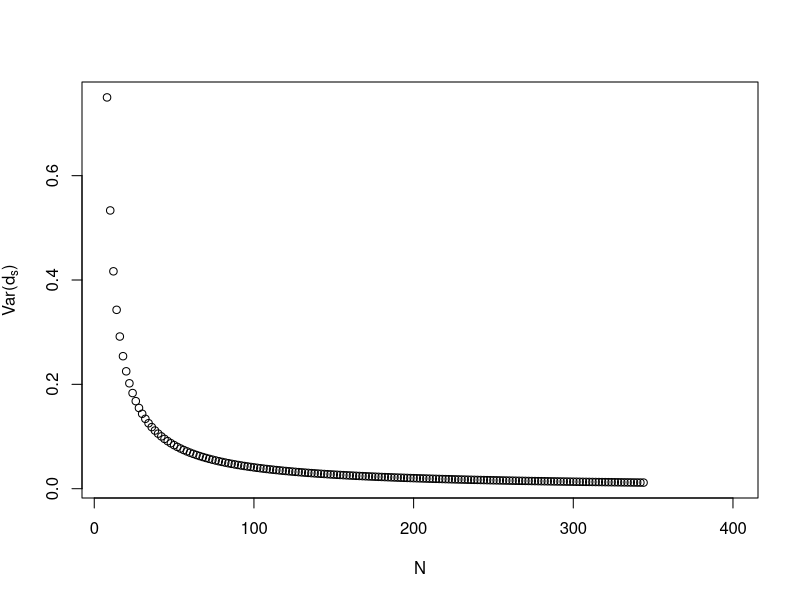
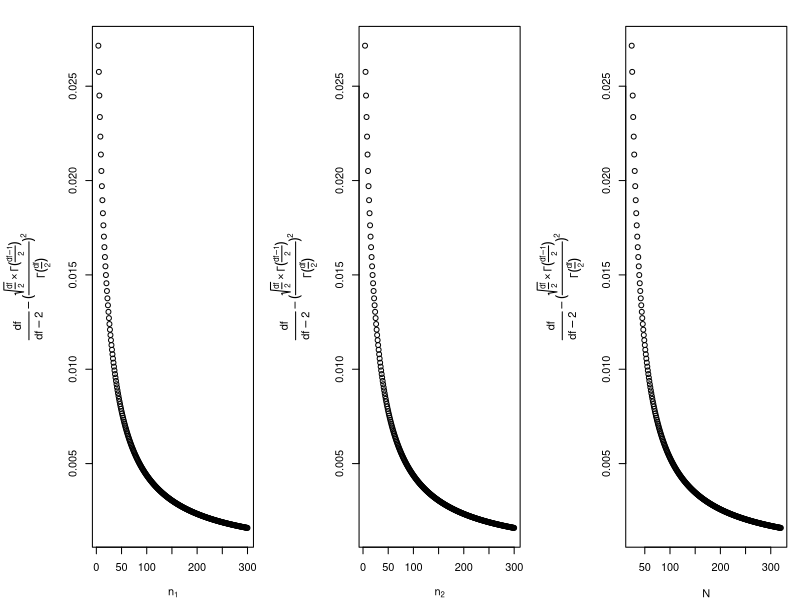
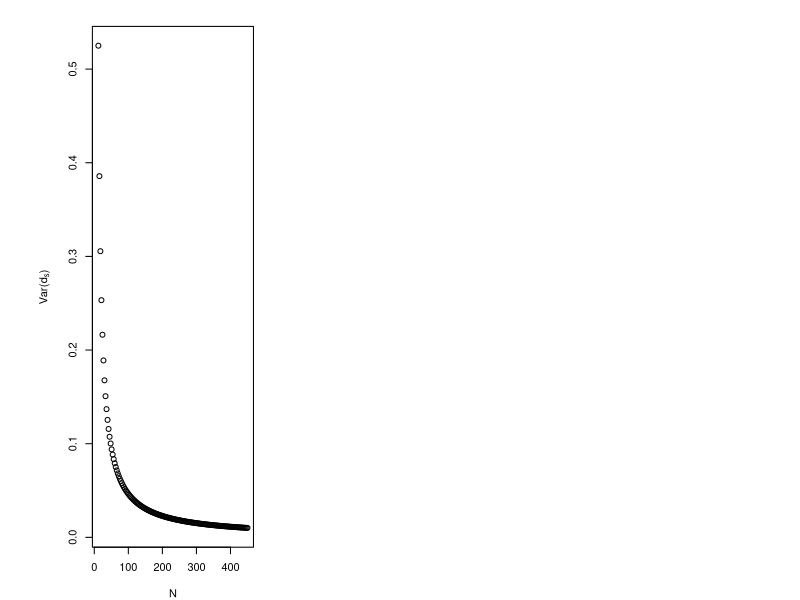
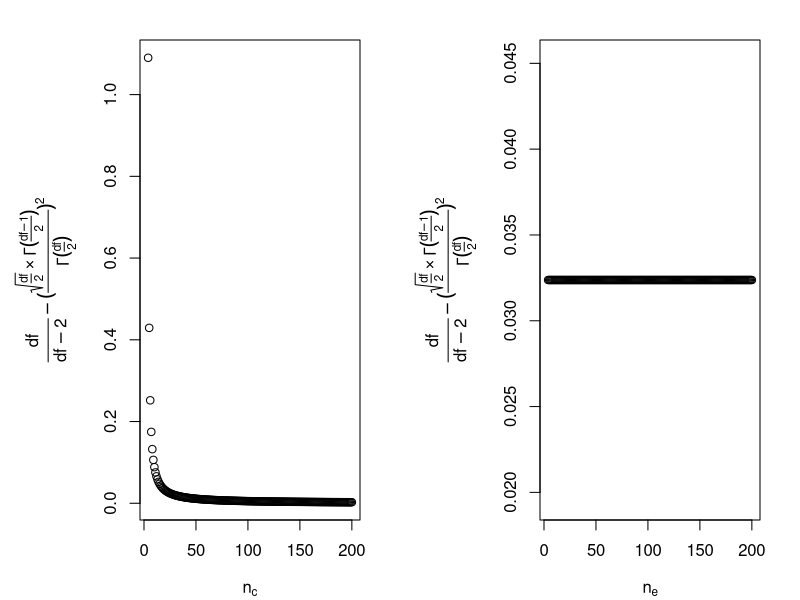
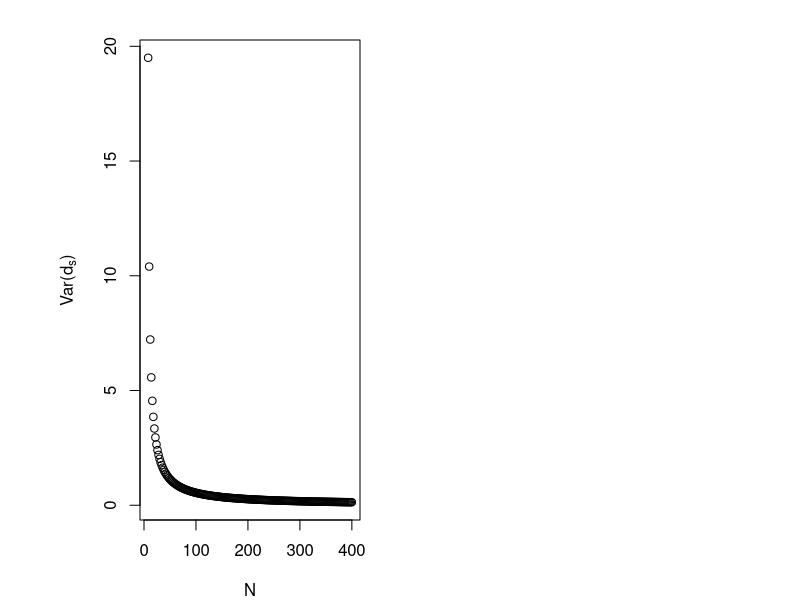
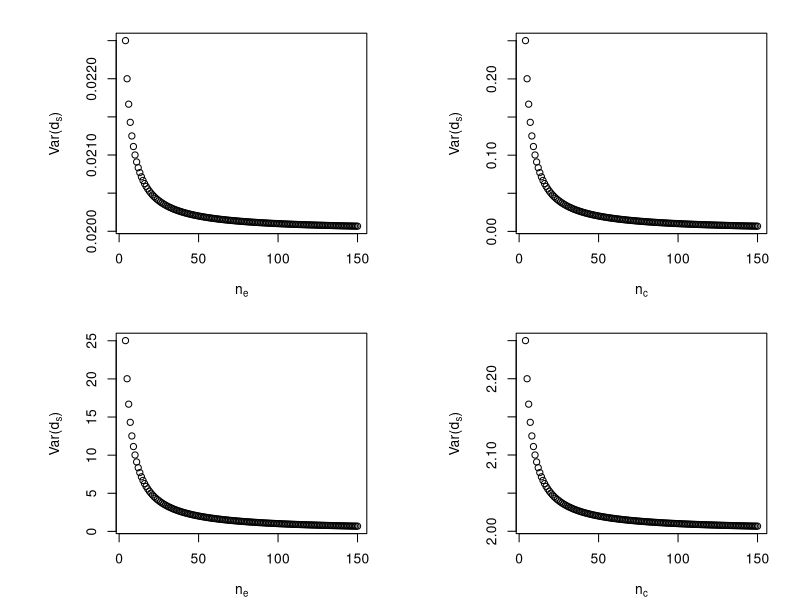
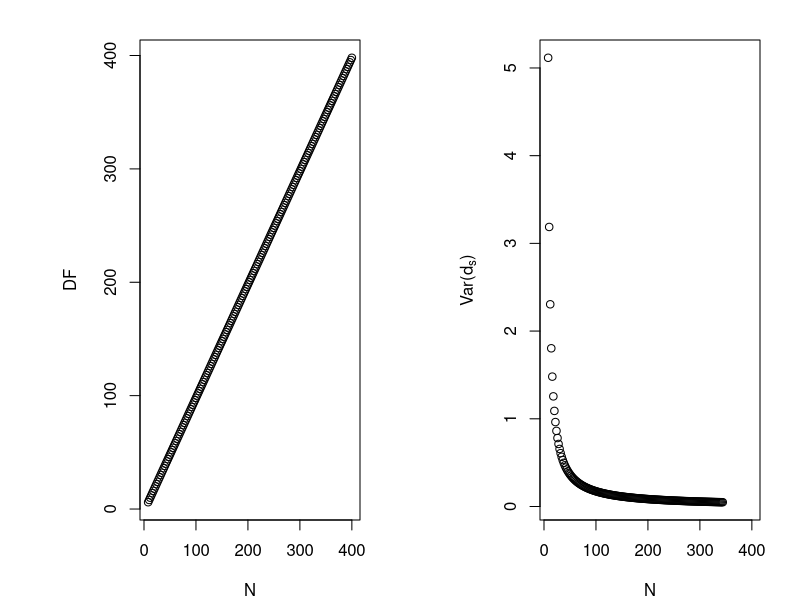
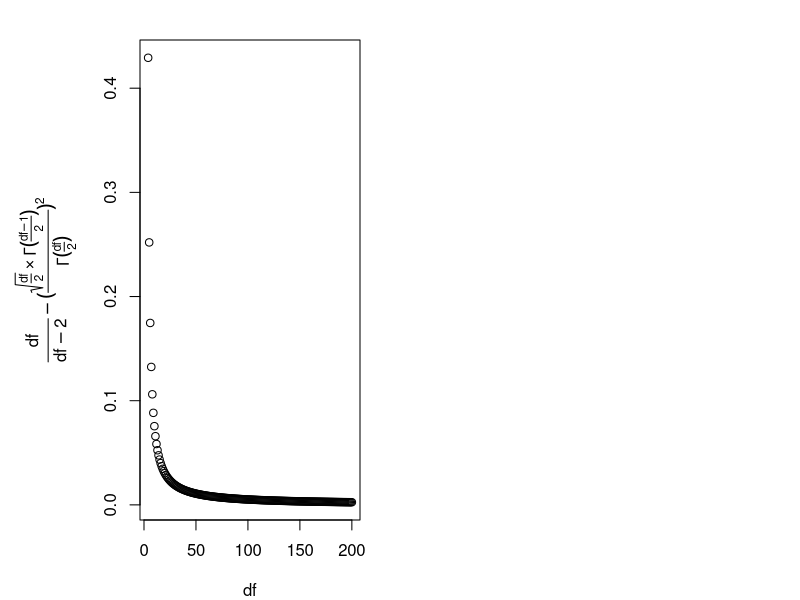

Here is the R script that generated these plots, in order:
## ---- chunk 1
Nsize=NULL
VAR=NULL

for (i in 4:200){
  delta_cohen = 0
  n1=i
  n2=i
  N = n1+n2
  df=N-2
  Nsize=c(Nsize,N)
  variance <-(N*df)/(n1*n2*(df-2)) + delta_cohen^2*(df/(df-2)-(sqrt(df/2)*gamma((df-1)/2)/gamma(df/2))^2)
  VAR=c(VAR,variance) 
}

## ---- chunk 2
plot(Nsize,VAR,xlab="N",ylab=expression(paste("Var(",d[s],")")))
## ---- chunk 3
nratio=NULL
VAR1=NULL
VAR2=NULL
VAR=NULL

for (i in 1:199){
  delta_cohen=5
  N <- 200
  n1 <- i
  n2 <- N-n1
  df <- N-2
  
  nratio <- c(nratio,n1/n2)
  variance1 <-(N*df)/(n1*n2*(df-2))
  variance2 <-delta_cohen^2*(df/(df-2)-(sqrt(df/2)*gamma((df-1)/2)/gamma(df/2))^2)
  variance <- (N*df)/(n1*n2*(df-2))+delta_cohen^2*(df/(df-2)-(sqrt(df/2)*gamma((df-1)/2)/gamma(df/2))^2)
  VAR1=c(VAR1,variance1) 
  VAR2=c(VAR2,variance2) 
  VAR = c(VAR,variance)

}

#Remarque: le deuxième terme de l'addition, dans le calcul de la variance, ne dépend pas du tout du nratio.Donc peu importe que delta_cohen = 0 ou autre chose, ça ne modifiera en rien l'impact du nratio.
## ---- chunk 4
N1=NULL
VAR1=NULL

for (i in 4:300){
  n1=i
  n2=20
  N = n1+n2
  df=N-2
  N1 <- c(N1,n1)
  variance <-(df/(df-2)-(sqrt(df/2)*gamma((df-1)/2)/gamma(df/2))^2) 
  VAR1=c(VAR1,variance) 
}

N2=NULL
VAR2=NULL

for (i in 4:300){
  n1=20
  n2=i
  N = n1+n2
  df=N-2
  N2 <- c(N2,n2)
  variance <- (df/(df-2)-(sqrt(df/2)*gamma((df-1)/2)/gamma(df/2))^2) 
  VAR2=c(VAR2,variance) 
}

Ntot=NULL
VAR=NULL

for (i in 4:300){
  n1=20
  n2=i
  N = n1+n2
  df=N-2
  Ntot <- c(Ntot,N)
  variance <- (df/(df-2)-(sqrt(df/2)*gamma((df-1)/2)/gamma(df/2))^2) 
  VAR=c(VAR,variance) 
}

## ---- chunk 5
par(mar=c(4,7,2,1),mfrow=c(1,3))
plot(N1,VAR1,xlab=expression(n[1]),ylab=expression(frac(df, df-2)- (frac(sqrt(frac(df,2)) %*% Gamma(frac(df-1,2)),Gamma(frac(df,2))))^2))
plot(N2,VAR2,xlab=expression(n[2]),ylab=expression(frac(df, df-2)- (frac(sqrt(frac(df,2)) %*% Gamma(frac(df-1,2)),Gamma(frac(df,2))))^2))
plot(Ntot,VAR,xlab="N",ylab=expression(frac(df, df-2)- (frac(sqrt(frac(df,2)) %*% Gamma(frac(df-1,2)),Gamma(frac(df,2))))^2))
## ---- chunk 6
Nsize=NULL
VAR=NULL

for (i in 4:150){
  delta_glass = 0
  sde=2
  sdc=2
  nc=2*i
  ne=i
  N = nc+ne
  df=nc-1
  Nsize <- c(Nsize,N)
  variance <-df/(df-2)*(1/nc+sde^2/(ne*sdc^2)) + delta_glass^2*(df/(df-2)-(sqrt(df/2)*gamma((df-1)/2)/gamma(df/2))^2)
  VAR=c(VAR,variance) 
}
## ---- chunk 7
plot(Nsize,VAR,xlab="N",ylab=expression(paste("Var(",d[s],")")))
## ---- chunk 8
nratio=NULL
VAR=NULL

for (i in 4:299){
  delta_glass=0
  sde=2
  sdc=2

  N <- 300
  nc <- i
  ne <- N-nc
  df <- nc-1

  nratio <- c(nratio,nc/ne)
  variance <-df/(df-2)*(1/nc+sde^2/(ne*sdc^2)) + delta_glass^2*(df/(df-2)-(sqrt(df/2)*gamma((df-1)/2)/gamma(df/2))^2)
  VAR=c(VAR,variance) 
}
## ---- chunk 9
Nc=NULL
VAR1=NULL

for (i in 4:200){
  delta_glass = 0
  sde=2
  sdc=2
  nc=i
  ne=20
  N = nc+ne
  df=nc-1
  Nc <- c(Nc,nc)
  variance <-(df/(df-2)-(sqrt(df/2)*gamma((df-1)/2)/gamma(df/2))^2) #df/(df-2)*(1/nc+sde^2/(ne*sdc^2)) + delta_glass^2*
  VAR1=c(VAR1,variance) 
}

Ne=NULL
VAR2=NULL

for (i in 4:200){
  delta_glass = 0
  sde=2
  sdc=2
  nc=20
  ne=i
  N = nc+ne
  df=nc-1
  Ne <- c(Ne,ne)
  variance <- (df/(df-2)-(sqrt(df/2)*gamma((df-1)/2)/gamma(df/2))^2) #df/(df-2)*(1/nc+sde^2/(ne*sdc^2)) + delta_glass^2*
  VAR2=c(VAR2,variance) 
}
## ---- chunk 10
par(mfrow=c(2,1),mar=c(4,7,2,2),mfrow=c(1,2))
plot(Nc,VAR1,xlab=expression(n[c]),ylab=expression(frac(df, df-2)- (frac(sqrt(frac(df,2)) %*% Gamma(frac(df-1,2)),Gamma(frac(df,2))))^2))
plot(Ne,VAR2,xlab=expression(n[e]),ylab=expression(frac(df, df-2)- (frac(sqrt(frac(df,2)) %*% Gamma(frac(df-1,2)),Gamma(frac(df,2))))^2))

## ---- chunk 11
nratio=NULL
VAR=NULL
delta_glass1=4

for (i in 4:99){
  
  sde=2
  sdc=2

  N <- 100
  nc <- i
  ne <- N-nc
  df <- nc-1

  nratio <- c(nratio,nc/ne)
  variance <-df/(df-2)*(1/nc+sde^2/(ne*sdc^2)) + delta_glass1^2*(df/(df-2)-(sqrt(df/2)*gamma((df-1)/2)/gamma(df/2))^2)
  VAR=c(VAR,variance) 
}

nratio2=NULL
VAR2=NULL
delta_glass2=7

for (i in 4:99){
  
  sde=2
  sdc=2

  N <- 100
  nc <- i
  ne <- N-nc
  df <- nc-1

  nratio2 <- c(nratio2,nc/ne)
  variance <-df/(df-2)*(1/nc+sde^2/(ne*sdc^2)) + delta_glass2^2*(df/(df-2)-(sqrt(df/2)*gamma((df-1)/2)/gamma(df/2))^2)
  VAR2=c(VAR2,variance) 
}

## ---- chunk 12
Nsize=NULL
VAR=NULL

for (i in 4:200){
  delta_glass = 0
  sde=10
  sdc=2
  nc=i
  ne=i
  N = nc+ne
  df=nc-1
  Nsize <- c(Nsize,N)
  variance <-df/(df-2)*(1/nc+sde^2/(ne*sdc^2)) + delta_glass^2*(df/(df-2)-(sqrt(df/2)*gamma((df-1)/2)/gamma(df/2))^2)
  VAR=c(VAR,variance) 
}
## ---- chunk 13
plot(Nsize,VAR,xlab="N",ylab=expression(paste("Var(",d[s],")")))
## ---- chunk 14
SDratio <- NULL
VAR <- NULL

for (i in 1:100){
  
  delta_glass <- 0
  ne=10
  nc=10
  N <- ne+nc
  sde <- 10
  sdc <- i
  df <- nc-1
  
  SDratio <- c(SDratio,sdc/sde)
  variance <-df/(df-2)*(1/nc+sde^2/(ne*sdc^2)) + delta_glass^2*(df/(df-2)-(sqrt(df/2)*gamma((df-1)/2)/gamma(df/2))^2)
  VAR=c(VAR,variance) 
}
## ---- chunk 15

VAR1=NULL
Ne1 = NULL
for (i in 4:150){
  delta_glass = 0
  sde=1
  sdc=10
  nc=50
  ne=i
  Ne1=c(Ne1,ne)
  df=nc-1
  variance <-(1/nc+sde^2/(ne*sdc^2)) + delta_glass^2*(df/(df-2)-(sqrt(df/2)*gamma((df-1)/2)/gamma(df/2))^2) #df/(df-2)
  VAR1=c(VAR1,variance) 
}

#------------------------------

VAR2=NULL
Nc2 = NULL
for (i in 4:150){
  delta_glass = 0
  sde=1
  sdc=10
  nc=i
  ne=50
  Nc2=c(Nc2,nc)
  df=nc-1
  variance <-(1/nc+sde^2/(ne*sdc^2)) + delta_glass^2*(df/(df-2)-(sqrt(df/2)*gamma((df-1)/2)/gamma(df/2))^2) #df/(df-2)
  VAR2=c(VAR2,variance) 
}

#------------------------------

VAR3=NULL
Ne3 = NULL
for (i in 4:150){
  delta_glass = 0
  sde=10
  sdc=1
  nc=50
  ne=i
  Ne3=c(Ne3,ne)
  df=nc-1
  variance <-(1/nc+sde^2/(ne*sdc^2)) + delta_glass^2*(df/(df-2)-(sqrt(df/2)*gamma((df-1)/2)/gamma(df/2))^2) #df/(df-2)
  VAR3=c(VAR3,variance) 
}

#------------------------------

VAR4=NULL
Nc4 = NULL
for (i in 4:150){
  delta_glass = 0
  sde=10
  sdc=1
  nc=i
  ne=50
  Nc4=c(Nc4,nc)
  df=nc-1
  variance <-(1/nc+sde^2/(ne*sdc^2)) + delta_glass^2*(df/(df-2)-(sqrt(df/2)*gamma((df-1)/2)/gamma(df/2))^2) #df/(df-2)
  VAR4=c(VAR4,variance) 
}

## ---- chunk 16
par(mfrow=c(2,2))

plot(Ne1,VAR1,xlab=expression(n[e]),ylab=expression(paste("Var(",d[s],")")))

plot(Nc2,VAR2,xlab=expression(n[c]),ylab=expression(paste("Var(",d[s],")")))

plot(Ne3,VAR3,xlab=expression(n[e]),ylab=expression(paste("Var(",d[s],")")))

plot(Nc4,VAR4,xlab=expression(n[c]),ylab=expression(paste("Var(",d[s],")")))
## ---- chunk 17
SDratio <- NULL
VAR <- NULL

for (i in 1:100){
  
  delta_glass <- 0
  ne=10
  nc=100
  N <- ne+nc
  sde <- 10
  sdc <- i
  df <- nc-1
  
  SDratio <- c(SDratio,sdc/sde)
  variance <-df/(df-2)*(1/nc+sde^2/(ne*sdc^2)) + delta_glass^2*(df/(df-2)-(sqrt(df/2)*gamma((df-1)/2)/gamma(df/2))^2)
  VAR=c(VAR,variance) 
}
## ---- chunk 18
var <- NULL
nratio <- NULL
DF <- NULL

for (i in 10:190){
  delta_cohendprime=0
  N <- 200
  n1 <- i
  n2 <- N-n1
  sd1 <- 3
  sd2 <- 3

  nratio <- c(nratio,n1/n2)
  df <- ((n1-1)*(n2-1)*(sd1^2+sd2^2)^2)/((n2-1)*sd1^4+(n1-1)*sd2^4)
  DF <- c(DF,df)
  variance <- df/(df-2)*((2*(sd1^2/n1+sd2^2/n2))/(sd1^2+sd2^2))+delta_cohendprime^2*(df/(df-2)-(sqrt(df/2)*gamma((df-1)/2)/gamma(df/2))^2)
  var <- c(var,variance)   
}
## ---- chunk 19
Nsize=NULL
var=NULL
DF=NULL

sd1=2
sd2=2

for (i in 4:200){
  delta_cohendprime=5
  n1=i
  n2=i
  N = n1+n2
  Nsize=c(Nsize,N)
  df <- ((n1-1)*(n2-1)*(sd1^2+sd2^2)^2)/((n2-1)*sd1^4+(n1-1)*sd2^4)
  DF <- c(DF,df)
  variance <- df/(df-2)*((2*(sd1^2/n1+sd2^2/n2))/(sd1^2+sd2^2))+delta_cohendprime^2*(df/(df-2)-(sqrt(df/2)*gamma((df-1)/2)/gamma(df/2))^2)
  var <- c(var,variance)   
}
## ---- chunk 20
par(mfrow=c(1,2))
plot(Nsize,DF,xlab="N")
plot(Nsize,var,xlab="N",ylab=expression(paste("Var(",d[s],")")))
## ---- chunk 21
DF=NULL
MODER=NULL

for (i in 4:200){
  df=i
  DF=c(DF,df)
  moder <-(df/(df-2)-(sqrt(df/2)*gamma((df-1)/2)/gamma(df/2))^2)
  MODER=c(MODER,moder) 
}
## ---- chunk 22
par(mar=c(4,7,2,2))
plot(DF,MODER,xlab="df",ylab=expression(frac(df, df-2)- (frac(sqrt(frac(df,2)) %*% Gamma(frac(df-1,2)),Gamma(frac(df,2))))^2))
## ---- chunk 23
var <- NULL
SDratio <- NULL
DF <- NULL

for (i in 1:100){
  
  delta_cohendprime=0
  n1=100
  n2=100
  N <- n1+n2
  sd2 <- 10
  sd1 <- i
  
  SDratio <- c(SDratio,sd1/sd2)
  df <- ((n1-1)*(n2-1)*(sd1^2+sd2^2)^2)/((n2-1)*sd1^4+(n1-1)*sd2^4)
  DF <- c(DF,df)

  variance <- df/(df-2)*((2*(sd1^2/n1+sd2^2/n2))/(sd1^2+sd2^2))+delta_cohendprime^2*(df/(df-2)-(sqrt(df/2)*gamma((df-1)/2)/gamma(df/2))^2)
  var <- c(var,variance)   

}
## ---- chunk 24
Nsize=NULL
var=NULL
DF=NULL

sd1=10
sd2=2

for (i in 4:200){
  n1=i
  n2=i
  N = n1+n2
  Nsize=c(Nsize,N)
  delta_cohendprime=0
  df <- ((n1-1)*(n2-1)*(sd1^2+sd2^2)^2)/((n2-1)*sd1^4+(n1-1)*sd2^4)
  DF <- c(DF,df)
  variance <- df/(df-2)*((2*(sd1^2/n1+sd2^2/n2))/(sd1^2+sd2^2))+delta_cohendprime^2*(df/(df-2)-(sqrt(df/2)*gamma((df-1)/2)/gamma(df/2))^2)
  var <- c(var,variance)   
}
## ---- chunk 25
par(mfrow=c(1,2))
plot(Nsize,DF,xlab="N")
plot(Nsize,var,xlab="N",ylab=expression(paste("Var(",d[s],")")))
## ---- chunk 26
var <- NULL
SD1 <- NULL
DF <- NULL

for (i in 1:100){
  n1=100
  n2=100
  N <- n1+n2
  sdratio = 1/2
  sd1 <- i
  sd2 <- sdratio*i
  delta_cohendprime=0
  SD1 <- c(SD1,sd1)
  df <- ((n1-1)*(n2-1)*(sd1^2+sd2^2)^2)/((n2-1)*sd1^4+(n1-1)*sd2^4)
  DF <- c(DF,df)
  variance <- df/(df-2)*((2*(sd1^2/n1+sd2^2/n2))/(sd1^2+sd2^2))+delta_cohendprime^2*(df/(df-2)-(sqrt(df/2)*gamma((df-1)/2)/gamma(df/2))^2)
  var <- c(var,variance)   
}
## ---- chunk 27
par(mfrow=c(1,2))
plot(SD1,DF,xlab=expression(sigma[1]))
#SDratio[DF==max(DF)]
plot(SD1,var,xlab=expression(sigma[1]),ylab=expression(paste("Var(",d[s],")")))
#SDratio[coeffmult==min(coeffmult)]
## ---- chunk 28
var <- NULL
Nsize <- NULL
DF <- NULL

for (i in 3:200){
  
  n1 <- i
  n2 <- 12*i
  N <- n1+n2
  sd1 <- 1.8
  sd2 <- 1
  Nsize <- c(Nsize,N)
  delta_cohendprime=0

  df <- ((n1-1)*(n2-1)*(sd1^2+sd2^2)^2)/((n2-1)*sd1^4+(n1-1)*sd2^4)
  DF <- c(DF,df)
  variance <- df/(df-2)*((2*(sd1^2/n1+sd2^2/n2))/(sd1^2+sd2^2))+delta_cohendprime^2*(df/(df-2)-(sqrt(df/2)*gamma((df-1)/2)/gamma(df/2))^2)
  var <- c(var,variance)   
}
## ---- chunk 29
par(mfrow=c(1,2))
plot(Nsize,DF,xlab="N")
plot(Nsize,var,xlab="N",ylab=expression(paste("Var(",d[s],")")))
## ---- chunk 30
var2 <- NULL
nratio2 <- NULL
DF2 <- NULL
DF_NUM2 <- NULL
DF_DENOM2 <- NULL

for (i in 10:190){
  
  delta_cohendprime <- 0
  N <- 200
  n1 <- i
  n2 <- N-n1
  sd2 <- 1
  sd1 <- sqrt(50-sd2^2) # so sqrt((sd1^2+sd2^2)/2)=5
  SDratio2=sd1/sd2
  nratio2 <- c(nratio2,n1/n2)
  df_num <- ((n1-1)*(n2-1)*(sd1^2+sd2^2)^2)
  df_denom <- ((n2-1)*sd1^4+(n1-1)*sd2^4)
  DF_NUM2 <- c(DF_NUM2, df_num)
  DF_DENOM2 <- c(DF_DENOM2, df_denom)
  df <- ((n1-1)*(n2-1)*(sd1^2+sd2^2)^2)/((n2-1)*sd1^4+(n1-1)*sd2^4)
  DF2 <- c(DF2,df)
  variance2 <- df/(df-2)*((2*(sd1^2/n1+sd2^2/n2))/(sd1^2+sd2^2))+delta_cohendprime^2*(df/(df-2)-(sqrt(df/2)*gamma((df-1)/2)/gamma(df/2))^2)
  var2 <- c(var2,variance2)   
}

var3 <- NULL
nratio3 <- NULL
DF3 <- NULL
DF_NUM3 <- NULL
DF_DENOM3 <- NULL

for (i in 10:190){

  delta_cohendprime <- 0  
  N <- 200
  n1 <- i
  n2 <- N-n1
  sd2 <- 2
  sd1 <- sqrt(50-sd2^2) # so sqrt((sd1^2+sd2^2)/2)=5
  SDratio3=sd1/sd2
  nratio3 <- c(nratio3,n1/n2)
  df_num <- ((n1-1)*(n2-1)*(sd1^2+sd2^2)^2)
  df_denom <- ((n2-1)*sd1^4+(n1-1)*sd2^4)
  DF_NUM3 <- c(DF_NUM3, df_num)
  DF_DENOM3 <- c(DF_DENOM3, df_denom)
  df <- ((n1-1)*(n2-1)*(sd1^2+sd2^2)^2)/((n2-1)*sd1^4+(n1-1)*sd2^4)
  DF3 <- c(DF3,df)
  variance3 <- df/(df-2)*((2*(sd1^2/n1+sd2^2/n2))/(sd1^2+sd2^2))+delta_cohendprime^2*(df/(df-2)-(sqrt(df/2)*gamma((df-1)/2)/gamma(df/2))^2)
  var3 <- c(var3,variance3)   
}

var4 <- NULL
nratio4 <- NULL
DF4 <- NULL
DF_NUM4 <- NULL
DF_DENOM4 <- NULL

for (i in 10:190){

  delta_cohendprime <- 0  
  N <- 200
  n1 <- i
  n2 <- N-n1
  sd2 <- 4
  sd1 <- sqrt(50-sd2^2) # so sqrt((sd1^2+sd2^2)/2)=5
  SDratio4=sd1/sd2
  nratio4 <- c(nratio4,n1/n2)
  df_num <- ((n1-1)*(n2-1)*(sd1^2+sd2^2)^2)
  df_denom <- ((n2-1)*sd1^4+(n1-1)*sd2^4)
  DF_NUM4 <- c(DF_NUM4, df_num)
  DF_DENOM4 <- c(DF_DENOM4, df_denom)
  df <- ((n1-1)*(n2-1)*(sd1^2+sd2^2)^2)/((n2-1)*sd1^4+(n1-1)*sd2^4)
  DF4 <- c(DF4,df)
  variance4 <- df/(df-2)*((2*(sd1^2/n1+sd2^2/n2))/(sd1^2+sd2^2))+delta_cohendprime^2*(df/(df-2)-(sqrt(df/2)*gamma((df-1)/2)/gamma(df/2))^2)
  var4 <- c(var4,variance4)   
}
## ---- chunk 31
var <- NULL
SD <- NULL
DF <- NULL

for (i in 2:200){
  
  n1 <- 23
  n2 <- 75
  N <- n1+n2
  sd1 <- i
  sd2 <- 8*i
  delta_cohendprime=0
    
  SD <- c(SD,sqrt((sd1^2+sd2^2)/2))
  df <- ((n1-1)*(n2-1)*(sd1^2+sd2^2)^2)/((n2-1)*sd1^4+(n1-1)*sd2^4)
  DF <- c(DF,df)
  variance <- df/(df-2)*((2*(sd1^2/n1+sd2^2/n2))/(sd1^2+sd2^2))+delta_cohendprime^2*(df/(df-2)-(sqrt(df/2)*gamma((df-1)/2)/gamma(df/2))^2)
  var <- c(var,variance)   
  }

## ---- chunk 32
par(mfrow=c(1,2))
plot(SD,DF,xlab=expression(sigma))
abline(v=0)
plot(SD,var,xlab=expression(sigma),ylab=expression(paste("Var(",d[s],")")))
abline(v=0)
## ---- chunk 33
var <- NULL
nratio <- NULL
DF <- NULL

for (i in 10:190){
  delta_shieh=0
  N <- 200
  n1 <- i 
  n2 <- N-n1
  sd1 <- 2
  sd2 <- 2
  nratio <- c(nratio,n1/n2)
  df <- (sd1^2/n1+sd2^2/n2)^2/((sd1^2/n1)^2/(n1-1)+(sd2^2/n2)^2/(n2-1))
  DF <- c(DF,df)
  variance <- df/((df-2)*N)+delta_shieh^2*(df/(df-2)-(sqrt(df/2)*gamma((df-1)/2)/gamma(df/2))^2)
  var <- c(var,variance)   
}
## ---- chunk 34
Nsize=NULL
var=NULL
DF=NULL

sd1=2
sd2=2

for (i in 4:200){
  delta_shieh=0
  n1=i
  n2=i
  N = n1+n2
  Nsize=c(Nsize,N)
  df <- (sd1^2/n1+sd2^2/n2)^2/((sd1^2/n1)^2/(n1-1)+(sd2^2/n2)^2/(n2-1))
  DF <- c(DF,df)
  variance <- df/((df-2)*N)+delta_shieh^2*(df/(df-2)-(sqrt(df/2)*gamma((df-1)/2)/gamma(df/2))^2)
  var <- c(var,variance)   
}
## ---- chunk 35
Nsize=NULL
var=NULL
DF=NULL

sd1=2
sd2=2

for (i in 50:100){
  delta_shieh=0
  n1=20
  n2=i
  N = n1+n2
  Nsize=c(Nsize,N)
  df <- (sd1^2/n1+sd2^2/n2)^2/((sd1^2/n1)^2/(n1-1)+(sd2^2/n2)^2/(n2-1))
  DF <- c(DF,df)
  variance <- df/((df-2)*N)+delta_shieh^2*(df/(df-2)-(sqrt(df/2)*gamma((df-1)/2)/gamma(df/2))^2)
  var <- c(var,variance)   
}

Nsize2=NULL
var2=NULL
DF2=NULL

sd1=2
sd2=2

for (i in 50:100){
  delta_shieh=12
  n1=i
  n2=20
  N = n1+n2
  Nsize2=c(Nsize2,N)
  df <- (sd1^2/n1+sd2^2/n2)^2/((sd1^2/n1)^2/(n1-1)+(sd2^2/n2)^2/(n2-1))
  DF2 <- c(DF2,df)
  variance <- df/((df-2)*N)+delta_shieh^2*(df/(df-2)-(sqrt(df/2)*gamma((df-1)/2)/gamma(df/2))^2)
  var2 <- c(var2,variance)   
}

## ---- chunk 36
par(mfrow=c(2,2))
plot(Nsize,DF,xlab="N")
plot(Nsize,var,ylab=expression(paste("Var(",d[s],")")),xlab="N")

plot(Nsize2,DF2,xlab="N",ylab="DF")
plot(Nsize2,var2,ylab=expression(paste("Var(",d[s],")")),xlab="N")

## ---- chunk 37
DF=NULL
MODER=NULL

for (i in 4:200){
  df=i
  DF=c(DF,df)
  moder <-(df/(df-2)-(sqrt(df/2)*gamma((df-1)/2)/gamma(df/2))^2)
  MODER=c(MODER,moder) 
}
## ---- chunk 38
par(mar=c(4,7,2,2))
plot(DF,MODER,xlab="df",ylab=expression(frac(df, df-2)- (frac(sqrt(frac(df,2)) %*% Gamma(frac(df-1,2)),Gamma(frac(df,2))))^2))
## ---- chunk 39
var <- NULL
SDratio <- NULL
DF <- NULL

for (i in 1:100){
  
  n1=100
  n2=100
  N <- n1+n2
  sd2 <- 10
  sd1 <- i
  
  SDratio <- c(SDratio,sd1/sd2)
  df <- (sd1^2/n1+sd2^2/n2)^2/((sd1^2/n1)^2/(n1-1)+(sd2^2/n2)^2/(n2-1))
  DF <- c(DF,df)
  variance <- df/((df-2)*N)+delta_shieh^2*(df/(df-2)-(sqrt(df/2)*gamma((df-1)/2)/gamma(df/2))^2)
  var <- c(var,variance)   
}
## ---- chunk 40
Nsize=NULL
var=NULL
DF=NULL

sd1=12
sd2=1.4786

for (i in 4:200){
  n1=i
  n2=i
  N = n1+n2
  Nsize=c(Nsize,N)
  df = (sd1^2/n1+sd2^2/n2)^2/((sd1^2/n1)^2/(n1-1)+(sd2^2/n2)^2/(n2-1)) 
  DF = c(DF,df)
  variance <- df/((df-2)*N)+delta_shieh^2*(df/(df-2)-(sqrt(df/2)*gamma((df-1)/2)/gamma(df/2))^2)
  var <- c(var,variance)   
}
## ---- chunk 41
par(mfrow=c(1,2))
plot(Nsize,DF,xlab="N")
plot(Nsize,var,ylab=expression(paste("Var(",d[s],")")),xlab="N")
## ---- chunk 42
var <- NULL
SD1 <- NULL
DF <- NULL

for (i in 1:200){
  n1=100
  n2=100
  N <- n1+n2
  sdratio = 3
  sd1 <- i
  sd2 <- sdratio*i

  SD1 <- c(SD1,sd1)
  df <- (sd1^2/n1+sd2^2/n2)^2/((sd1^2/n1)^2/(n1-1)+(sd2^2/n2)^2/(n2-1))
  DF <- c(DF,df)
  variance <- df/((df-2)*N)+delta_shieh^2*(df/(df-2)-(sqrt(df/2)*gamma((df-1)/2)/gamma(df/2))^2)
  var <- c(var,variance)   
}
## ---- chunk 43
par(mfrow=c(1,2))
plot(SD1,DF,xlab=expression(sigma[1]))
#SDratio[DF==max(DF)]
plot(SD1,var,ylab=expression(paste("Var(",d[s],")")),xlab=expression(sigma[1]))
#SDratio[coeffmult==min(coeffmult)]
## ---- chunk 44
var <- NULL
Nsize <- NULL
DF <- NULL

for (i in 4:200){
  
  n1 <- 12*i
  n2 <- i
  N <- n1+n2
  sd1 <- 1.8
  sd2 <- 1
  
  df <- (sd1^2/n1+sd2^2/n2)^2/((sd1^2/n1)^2/(n1-1)+(sd2^2/n2)^2/(n2-1))
  DF <- c(DF,df)
  Nsize <- c(Nsize,N)
  variance <- df/((df-2)*N)+delta_shieh^2*(df/(df-2)-(sqrt(df/2)*gamma((df-1)/2)/gamma(df/2))^2)
  var <- c(var,variance)   
}

## ---- chunk 45
Nsize=NULL
var=NULL
DF=NULL

  sd1 <- 1.8
  sd2 <- 1

for (i in 4:200){
  n1=i
  n2=20
  N = n1+n2
  Nsize=c(Nsize,N)
  df = (sd1^2/n1+sd2^2/n2)^2/((sd1^2/n1)^2/(n1-1)+(sd2^2/n2)^2/(n2-1))
  DF = c(DF,df)
  variance <- df/((df-2)*N)+delta_shieh^2*(df/(df-2)-(sqrt(df/2)*gamma((df-1)/2)/gamma(df/2))^2)
  var <- c(var,variance)   
}

Nsize2=NULL
var2=NULL
DF2=NULL

  sd1 <- 1.8
  sd2 <- 1

for (i in 4:200){
  n1=20
  n2=i
  N = n1+n2
  Nsize2=c(Nsize2,N)
  df = (sd1^2/n1+sd2^2/n2)^2/((sd1^2/n1)^2/(n1-1)+(sd2^2/n2)^2/(n2-1))
  DF2 = c(DF2,df)
  variance <- df/((df-2)*N)+delta_shieh^2*(df/(df-2)-(sqrt(df/2)*gamma((df-1)/2)/gamma(df/2))^2)
  var2 <- c(var2,variance)   
}

Nsize3=NULL
var3=NULL
DF3=NULL

  sd1 <- 1
  sd2 <- 1.8

for (i in 4:200){
  n1=i
  n2=20
  N = n1+n2
  Nsize3=c(Nsize3,N)
  df = (sd1^2/n1+sd2^2/n2)^2/((sd1^2/n1)^2/(n1-1)+(sd2^2/n2)^2/(n2-1))
  DF3 = c(DF3,df)
  variance <- df/((df-2)*N)+delta_shieh^2*(df/(df-2)-(sqrt(df/2)*gamma((df-1)/2)/gamma(df/2))^2)
  var3 <- c(var3,variance)   
}

Nsize4=NULL
var4=NULL
DF4=NULL

  sd1 <- 1
  sd2 <- 1.8

for (i in 4:200){
  n1=20
  n2=i
  N = n1+n2
  Nsize4=c(Nsize4,N)
  df = (sd1^2/n1+sd2^2/n2)^2/((sd1^2/n1)^2/(n1-1)+(sd2^2/n2)^2/(n2-1))
  DF4 = c(DF4,df)
  variance <- df/((df-2)*N)+delta_shieh^2*(df/(df-2)-(sqrt(df/2)*gamma((df-1)/2)/gamma(df/2))^2)
  var4 <- c(var4,variance)   
}
  
## ---- chunk 46
par(mfrow=c(2,2))
#plot(Nsize,DF,xlab="N")
plot(Nsize,var,ylab=expression(paste("Var(",d[s],")")),xlab="N")

#plot(Nsize2,DF2,xlab="N")
plot(Nsize2,var2,ylab=expression(paste("Var(",d[s],")")),xlab="N")

#plot(Nsize3,DF3,xlab="N")
plot(Nsize3,var3,ylab=expression(paste("Var(",d[s],")")),xlab="N")

#plot(Nsize4,DF4,xlab="N")
plot(Nsize4,var4,ylab=expression(paste("Var(",d[s],")")),xlab="N")

## ---- chunk 47
var2 <- NULL
nratio2 <- NULL
DF2 <- NULL
DF_NUM2 <- NULL
DF_DENOM2 <- NULL

for (i in 10:190){
  
  N <- 200
  n1 <- i
  n2 <- N-n1
  sd2 <- 1
  sd1 <- sqrt(50-sd2^2) # so sqrt((sd1^2+sd2^2)/2)=5
  SDratio2=sd1/sd2
  nratio2 <- c(nratio2,n1/n2)
  df_num <- (sd1^2/n1+sd2^2/n2)^2
  df_denom <- ((sd1^2/n1)^2/(n1-1)+(sd2^2/n2)^2/(n2-1))
  df <- (sd1^2/n1+sd2^2/n2)^2/((sd1^2/n1)^2/(n1-1)+(sd2^2/n2)^2/(n2-1))
  DF2 <- c(DF2,df)
  DF_NUM2 <- c(DF_NUM2, df_num)
  DF_DENOM2 <- c(DF_DENOM2, df_denom)

  variance <- df/((df-2)*N)+delta_shieh^2*(df/(df-2)-(sqrt(df/2)*gamma((df-1)/2)/gamma(df/2))^2)
  var2 <- c(var2,variance)   
}

var3 <- NULL
nratio3 <- NULL
DF3 <- NULL
DF_NUM3 <- NULL
DF_DENOM3 <- NULL

for (i in 10:190){
  
  N <- 200
  n1 <- i
  n2 <- N-n1
  sd2 <- 2
  sd1 <- sqrt(50-sd2^2) # so sqrt((sd1^2+sd2^2)/2)=5
  SDratio3=sd1/sd2
  nratio3 <- c(nratio3,n1/n2)
  df_num <- (sd1^2/n1+sd2^2/n2)^2
  df_denom <- ((sd1^2/n1)^2/(n1-1)+(sd2^2/n2)^2/(n2-1))
  df <- (sd1^2/n1+sd2^2/n2)^2/((sd1^2/n1)^2/(n1-1)+(sd2^2/n2)^2/(n2-1))
  DF_NUM3 <- c(DF_NUM3, df_num)
  DF_DENOM3 <- c(DF_DENOM3, df_denom)
  DF3 <- c(DF3,df)
  variance <- df/((df-2)*N)+delta_shieh^2*(df/(df-2)-(sqrt(df/2)*gamma((df-1)/2)/gamma(df/2))^2)
  var3 <- c(var3,variance)   
}

var4 <- NULL
nratio4 <- NULL
DF4 <- NULL
DF_NUM4 <- NULL
DF_DENOM4 <- NULL

for (i in 10:190){
  
  N <- 200
  n1 <- i
  n2 <- N-n1
  sd2 <- 4
  sd1 <- sqrt(50-sd2^2) # so sqrt((sd1^2+sd2^2)/2)=5
  SDratio4=sd1/sd2
  nratio4 <- c(nratio4,n1/n2)
  df_num <- (sd1^2/n1+sd2^2/n2)^2
  df_denom <- ((sd1^2/n1)^2/(n1-1)+(sd2^2/n2)^2/(n2-1))
  df <- (sd1^2/n1+sd2^2/n2)^2/((sd1^2/n1)^2/(n1-1)+(sd2^2/n2)^2/(n2-1))
  DF_NUM4 <- c(DF_NUM4, df_num)
  DF_DENOM4 <- c(DF_DENOM4, df_denom)
  df <- ((n1-1)*(n2-1)*(sd1^2+sd2^2)^2)/((n2-1)*sd1^4+(n1-1)*sd2^4)
  DF4 <- c(DF4,df)
  variance <- df/((df-2)*N)+delta_shieh^2*(df/(df-2)-(sqrt(df/2)*gamma((df-1)/2)/gamma(df/2))^2)
  var4 <- c(var4,variance)   
}
## ---- chunk 48
var <- NULL
SD <- NULL
DF <- NULL

for (i in 2:200){
  
  n1 <- 60
  n2 <- 12
  N <- n1+n2
  sd1 <- i
  sd2 <- 8*i
  
  df <- (sd1^2/n1+sd2^2/n2)^2/((sd1^2/n1)^2/(n1-1)+(sd2^2/n2)^2/(n2-1))
  DF <- c(DF,df)
  SD <- c(SD,sqrt((sd1^2+sd2^2)/2))
  variance <- df/((df-2)*N)+delta_shieh^2*(df/(df-2)-(sqrt(df/2)*gamma((df-1)/2)/gamma(df/2))^2)
  var <- c(var,variance)   
}

## ---- chunk 49
par(mfrow=c(2,2))
plot(SD,DF,xlab=expression(sigma))
abline(v=0)
plot(SD,var,ylab=expression(paste("Var(",d[s],")")),xlab=expression(sigma))
abline(v=0)
